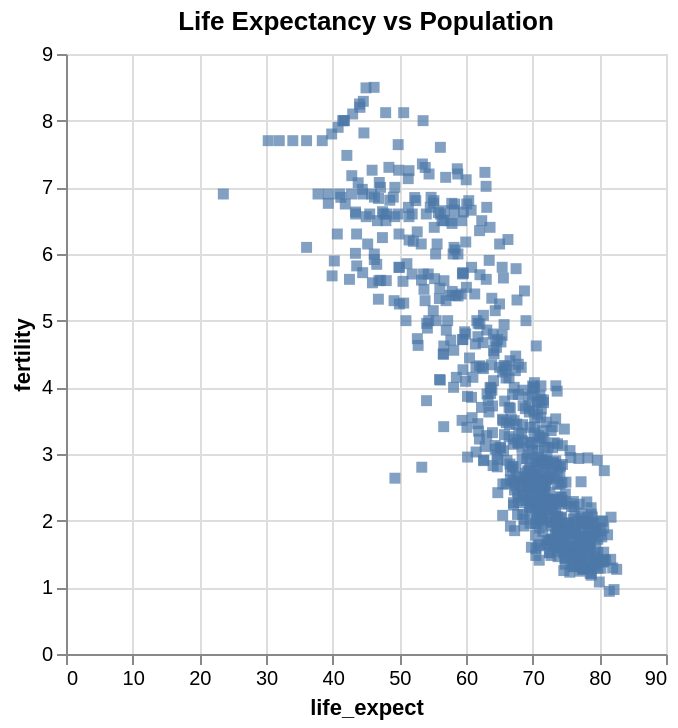

The notebook cell this image was saved under:
### Code cell
chart = alt.Chart(df).mark_square().encode(
    x='life_expect:Q',
    y='fertility:Q'
).properties(
    title='Life Expectancy vs Population'
)
chart.show()

### Figure 1 — Vega-Lite specification as saved in the notebook (floating-point values rounded to 4 significant figures; data arrays with more than 128 entries replaced by an {"elided": "..."} marker saying what was removed)
{"config": {"view": {"continuousWidth": 300, "continuousHeight": 300}}, "data": {"name": "data-aa403d6f380beb46446b2e507d315b18"}, "mark": {"type": "square"}, "encoding": {"x": {"field": "life_expect", "type": "quantitative"}, "y": {"field": "fertility", "type": "quantitative"}}, "title": "Life Expectancy vs Population", "$schema": "https://vega.github.io/schema/vega-lite/v5.20.1.json", "datasets": {"data-aa403d6f380beb46446b2e507d315b18": {"elided": "693 records"}}}
